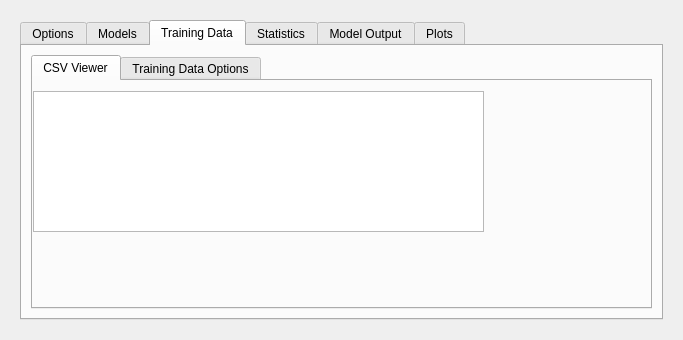
<?xml version="1.0" encoding="UTF-8"?>
<ui version="4.0">
 <class>MainApp</class>
 <widget class="QDialog" name="MainApp">
  <property name="geometry">
   <rect>
    <x>0</x>
    <y>0</y>
    <width>683</width>
    <height>340</height>
   </rect>
  </property>
  <property name="windowTitle">
   <string>NSURS-ML-GUI</string>
  </property>
  <layout class="QVBoxLayout" name="verticalLayout">
   <item>
    <widget class="QStackedWidget" name="stackedWidget">
     <property name="enabled">
      <bool>true</bool>
     </property>
     <property name="mouseTracking">
      <bool>false</bool>
     </property>
     <property name="autoFillBackground">
      <bool>false</bool>
     </property>
     <property name="inputMethodHints">
      <set>Qt::ImhNone</set>
     </property>
     <property name="frameShape">
      <enum>QFrame::NoFrame</enum>
     </property>
     <property name="lineWidth">
      <number>0</number>
     </property>
     <property name="currentIndex">
      <number>1</number>
     </property>
     <widget class="QWidget" name="IntroPage">
      <layout class="QVBoxLayout" name="verticalLayout_2">
       <item>
        <widget class="QLabel" name="WelcomeLabel">
         <property name="palette">
          <palette>
           <active>
            <colorrole role="WindowText">
             <brush brushstyle="SolidPattern">
              <color alpha="255">
               <red>0</red>
               <green>0</green>
               <blue>0</blue>
              </color>
             </brush>
            </colorrole>
            <colorrole role="Button">
             <brush brushstyle="SolidPattern">
              <color alpha="255">
               <red>255</red>
               <green>255</green>
               <blue>255</blue>
              </color>
             </brush>
            </colorrole>
            <colorrole role="Light">
             <brush brushstyle="SolidPattern">
              <color alpha="255">
               <red>255</red>
               <green>255</green>
               <blue>255</blue>
              </color>
             </brush>
            </colorrole>
            <colorrole role="Midlight">
             <brush brushstyle="SolidPattern">
              <color alpha="255">
               <red>255</red>
               <green>255</green>
               <blue>255</blue>
              </color>
             </brush>
            </colorrole>
            <colorrole role="Dark">
             <brush brushstyle="SolidPattern">
              <color alpha="255">
               <red>127</red>
               <green>127</green>
               <blue>127</blue>
              </color>
             </brush>
            </colorrole>
            <colorrole role="Mid">
             <brush brushstyle="SolidPattern">
              <color alpha="255">
               <red>170</red>
               <green>170</green>
               <blue>170</blue>
              </color>
             </brush>
            </colorrole>
            <colorrole role="Text">
             <brush brushstyle="SolidPattern">
              <color alpha="255">
               <red>0</red>
               <green>0</green>
               <blue>0</blue>
              </color>
             </brush>
            </colorrole>
            <colorrole role="BrightText">
             <brush brushstyle="SolidPattern">
              <color alpha="255">
               <red>255</red>
               <green>255</green>
               <blue>255</blue>
              </color>
             </brush>
            </colorrole>
            <colorrole role="ButtonText">
             <brush brushstyle="SolidPattern">
              <color alpha="255">
               <red>0</red>
               <green>0</green>
               <blue>0</blue>
              </color>
             </brush>
            </colorrole>
            <colorrole role="Base">
             <brush brushstyle="SolidPattern">
              <color alpha="255">
               <red>255</red>
               <green>255</green>
               <blue>255</blue>
              </color>
             </brush>
            </colorrole>
            <colorrole role="Window">
             <brush brushstyle="SolidPattern">
              <color alpha="255">
               <red>255</red>
               <green>255</green>
               <blue>255</blue>
              </color>
             </brush>
            </colorrole>
            <colorrole role="Shadow">
             <brush brushstyle="SolidPattern">
              <color alpha="255">
               <red>0</red>
               <green>0</green>
               <blue>0</blue>
              </color>
             </brush>
            </colorrole>
            <colorrole role="AlternateBase">
             <brush brushstyle="SolidPattern">
              <color alpha="255">
               <red>255</red>
               <green>255</green>
               <blue>255</blue>
              </color>
             </brush>
            </colorrole>
            <colorrole role="ToolTipBase">
             <brush brushstyle="SolidPattern">
              <color alpha="255">
               <red>255</red>
               <green>255</green>
               <blue>220</blue>
              </color>
             </brush>
            </colorrole>
            <colorrole role="ToolTipText">
             <brush brushstyle="SolidPattern">
              <color alpha="255">
               <red>0</red>
               <green>0</green>
               <blue>0</blue>
              </color>
             </brush>
            </colorrole>
            <colorrole role="PlaceholderText">
             <brush brushstyle="SolidPattern">
              <color alpha="128">
               <red>0</red>
               <green>0</green>
               <blue>0</blue>
              </color>
             </brush>
            </colorrole>
           </active>
           <inactive>
            <colorrole role="WindowText">
             <brush brushstyle="SolidPattern">
              <color alpha="255">
               <red>0</red>
               <green>0</green>
               <blue>0</blue>
              </color>
             </brush>
            </colorrole>
            <colorrole role="Button">
             <brush brushstyle="SolidPattern">
              <color alpha="255">
               <red>255</red>
               <green>255</green>
               <blue>255</blue>
              </color>
             </brush>
            </colorrole>
            <colorrole role="Light">
             <brush brushstyle="SolidPattern">
              <color alpha="255">
               <red>255</red>
               <green>255</green>
               <blue>255</blue>
              </color>
             </brush>
            </colorrole>
            <colorrole role="Midlight">
             <brush brushstyle="SolidPattern">
              <color alpha="255">
               <red>255</red>
               <green>255</green>
               <blue>255</blue>
              </color>
             </brush>
            </colorrole>
            <colorrole role="Dark">
             <brush brushstyle="SolidPattern">
              <color alpha="255">
               <red>127</red>
               <green>127</green>
               <blue>127</blue>
              </color>
             </brush>
            </colorrole>
            <colorrole role="Mid">
             <brush brushstyle="SolidPattern">
              <color alpha="255">
               <red>170</red>
               <green>170</green>
               <blue>170</blue>
              </color>
             </brush>
            </colorrole>
            <colorrole role="Text">
             <brush brushstyle="SolidPattern">
              <color alpha="255">
               <red>0</red>
               <green>0</green>
               <blue>0</blue>
              </color>
             </brush>
            </colorrole>
            <colorrole role="BrightText">
             <brush brushstyle="SolidPattern">
              <color alpha="255">
               <red>255</red>
               <green>255</green>
               <blue>255</blue>
              </color>
             </brush>
            </colorrole>
            <colorrole role="ButtonText">
             <brush brushstyle="SolidPattern">
              <color alpha="255">
               <red>0</red>
               <green>0</green>
               <blue>0</blue>
              </color>
             </brush>
            </colorrole>
            <colorrole role="Base">
             <brush brushstyle="SolidPattern">
              <color alpha="255">
               <red>255</red>
               <green>255</green>
               <blue>255</blue>
              </color>
             </brush>
            </colorrole>
            <colorrole role="Window">
             <brush brushstyle="SolidPattern">
              <color alpha="255">
               <red>255</red>
               <green>255</green>
               <blue>255</blue>
              </color>
             </brush>
            </colorrole>
            <colorrole role="Shadow">
             <brush brushstyle="SolidPattern">
              <color alpha="255">
               <red>0</red>
               <green>0</green>
               <blue>0</blue>
              </color>
             </brush>
            </colorrole>
            <colorrole role="AlternateBase">
             <brush brushstyle="SolidPattern">
              <color alpha="255">
               <red>255</red>
               <green>255</green>
               <blue>255</blue>
              </color>
             </brush>
            </colorrole>
            <colorrole role="ToolTipBase">
             <brush brushstyle="SolidPattern">
              <color alpha="255">
               <red>255</red>
               <green>255</green>
               <blue>220</blue>
              </color>
             </brush>
            </colorrole>
            <colorrole role="ToolTipText">
             <brush brushstyle="SolidPattern">
              <color alpha="255">
               <red>0</red>
               <green>0</green>
               <blue>0</blue>
              </color>
             </brush>
            </colorrole>
            <colorrole role="PlaceholderText">
             <brush brushstyle="SolidPattern">
              <color alpha="128">
               <red>0</red>
               <green>0</green>
               <blue>0</blue>
              </color>
             </brush>
            </colorrole>
           </inactive>
           <disabled>
            <colorrole role="WindowText">
             <brush brushstyle="SolidPattern">
              <color alpha="255">
               <red>127</red>
               <green>127</green>
               <blue>127</blue>
              </color>
             </brush>
            </colorrole>
            <colorrole role="Button">
             <brush brushstyle="SolidPattern">
              <color alpha="255">
               <red>255</red>
               <green>255</green>
               <blue>255</blue>
              </color>
             </brush>
            </colorrole>
            <colorrole role="Light">
             <brush brushstyle="SolidPattern">
              <color alpha="255">
               <red>255</red>
               <green>255</green>
               <blue>255</blue>
              </color>
             </brush>
            </colorrole>
            <colorrole role="Midlight">
             <brush brushstyle="SolidPattern">
              <color alpha="255">
               <red>255</red>
               <green>255</green>
               <blue>255</blue>
              </color>
             </brush>
            </colorrole>
            <colorrole role="Dark">
             <brush brushstyle="SolidPattern">
              <color alpha="255">
               <red>127</red>
               <green>127</green>
               <blue>127</blue>
              </color>
             </brush>
            </colorrole>
            <colorrole role="Mid">
             <brush brushstyle="SolidPattern">
              <color alpha="255">
               <red>170</red>
               <green>170</green>
               <blue>170</blue>
              </color>
             </brush>
            </colorrole>
            <colorrole role="Text">
             <brush brushstyle="SolidPattern">
              <color alpha="255">
               <red>127</red>
               <green>127</green>
               <blue>127</blue>
              </color>
             </brush>
            </colorrole>
            <colorrole role="BrightText">
             <brush brushstyle="SolidPattern">
              <color alpha="255">
               <red>255</red>
               <green>255</green>
               <blue>255</blue>
              </color>
             </brush>
            </colorrole>
            <colorrole role="ButtonText">
             <brush brushstyle="SolidPattern">
              <color alpha="255">
               <red>127</red>
               <green>127</green>
               <blue>127</blue>
              </color>
             </brush>
            </colorrole>
            <colorrole role="Base">
             <brush brushstyle="SolidPattern">
              <color alpha="255">
               <red>255</red>
               <green>255</green>
               <blue>255</blue>
              </color>
             </brush>
            </colorrole>
            <colorrole role="Window">
             <brush brushstyle="SolidPattern">
              <color alpha="255">
               <red>255</red>
               <green>255</green>
               <blue>255</blue>
              </color>
             </brush>
            </colorrole>
            <colorrole role="Shadow">
             <brush brushstyle="SolidPattern">
              <color alpha="255">
               <red>0</red>
               <green>0</green>
               <blue>0</blue>
              </color>
             </brush>
            </colorrole>
            <colorrole role="AlternateBase">
             <brush brushstyle="SolidPattern">
              <color alpha="255">
               <red>255</red>
               <green>255</green>
               <blue>255</blue>
              </color>
             </brush>
            </colorrole>
            <colorrole role="ToolTipBase">
             <brush brushstyle="SolidPattern">
              <color alpha="255">
               <red>255</red>
               <green>255</green>
               <blue>220</blue>
              </color>
             </brush>
            </colorrole>
            <colorrole role="ToolTipText">
             <brush brushstyle="SolidPattern">
              <color alpha="255">
               <red>0</red>
               <green>0</green>
               <blue>0</blue>
              </color>
             </brush>
            </colorrole>
            <colorrole role="PlaceholderText">
             <brush brushstyle="SolidPattern">
              <color alpha="128">
               <red>0</red>
               <green>0</green>
               <blue>0</blue>
              </color>
             </brush>
            </colorrole>
           </disabled>
          </palette>
         </property>
         <property name="layoutDirection">
          <enum>Qt::LeftToRight</enum>
         </property>
         <property name="autoFillBackground">
          <bool>true</bool>
         </property>
         <property name="frameShadow">
          <enum>QFrame::Plain</enum>
         </property>
         <property name="text">
          <string>Welcome to the beta GUI for NSURS-ML</string>
         </property>
         <property name="alignment">
          <set>Qt::AlignCenter</set>
         </property>
        </widget>
       </item>
       <item>
        <widget class="QPushButton" name="StartApp">
         <property name="text">
          <string>Start App</string>
         </property>
        </widget>
       </item>
       <item>
        <widget class="QPushButton" name="Credits">
         <property name="maximumSize">
          <size>
           <width>16777215</width>
           <height>23</height>
          </size>
         </property>
         <property name="text">
          <string>Credits</string>
         </property>
        </widget>
       </item>
      </layout>
     </widget>
     <widget class="QWidget" name="AppPage">
      <layout class="QGridLayout" name="gridLayout">
       <item row="0" column="0">
        <widget class="QTabWidget" name="tabWidget">
         <property name="currentIndex">
          <number>2</number>
         </property>
         <widget class="QWidget" name="tab_5">
          <attribute name="title">
           <string>Options</string>
          </attribute>
          <widget class="QWidget" name="verticalLayoutWidget">
           <property name="geometry">
            <rect>
             <x>110</x>
             <y>30</y>
             <width>160</width>
             <height>111</height>
            </rect>
           </property>
           <layout class="QVBoxLayout" name="verticalLayout_3">
            <item>
             <widget class="QCheckBox" name="checkBox">
              <property name="text">
               <string>Regression</string>
              </property>
             </widget>
            </item>
            <item>
             <widget class="QCheckBox" name="checkBox_2">
              <property name="text">
               <string>Classification</string>
              </property>
             </widget>
            </item>
            <item>
             <widget class="QCheckBox" name="checkBox_3">
              <property name="text">
               <string>Predict</string>
              </property>
             </widget>
            </item>
            <item>
             <widget class="QCheckBox" name="checkBox_5">
              <property name="text">
               <string>Predict</string>
              </property>
             </widget>
            </item>
            <item>
             <widget class="QCheckBox" name="checkBox_4">
              <property name="text">
               <string>Predict</string>
              </property>
             </widget>
            </item>
           </layout>
          </widget>
          <widget class="QTabWidget" name="tabWidget_2">
           <property name="geometry">
            <rect>
             <x>0</x>
             <y>-20</y>
             <width>491</width>
             <height>251</height>
            </rect>
           </property>
           <property name="currentIndex">
            <number>0</number>
           </property>
           <widget class="QWidget" name="tab_6">
            <attribute name="title">
             <string>Options</string>
            </attribute>
            <widget class="QWidget" name="verticalLayoutWidget_2">
             <property name="geometry">
              <rect>
               <x>10</x>
               <y>10</y>
               <width>251</width>
               <height>161</height>
              </rect>
             </property>
             <layout class="QVBoxLayout" name="verticalLayout_4">
              <item>
               <widget class="QCheckBox" name="checkBox_6">
                <property name="text">
                 <string>Regression</string>
                </property>
               </widget>
              </item>
              <item>
               <widget class="QCheckBox" name="checkBox_7">
                <property name="text">
                 <string>Classification</string>
                </property>
               </widget>
              </item>
              <item>
               <widget class="QCheckBox" name="checkBox_8">
                <property name="text">
                 <string>Predict</string>
                </property>
               </widget>
              </item>
              <item>
               <widget class="QCheckBox" name="checkBox_9">
                <property name="text">
                 <string>Plot</string>
                </property>
               </widget>
              </item>
              <item>
               <widget class="QCheckBox" name="checkBox_10">
                <property name="text">
                 <string>Save Outputs/Plots/Stats</string>
                </property>
               </widget>
              </item>
              <item>
               <widget class="QPushButton" name="pushButton">
                <property name="text">
                 <string>Execute</string>
                </property>
               </widget>
              </item>
             </layout>
            </widget>
           </widget>
           <widget class="QWidget" name="TrainData_2">
            <attribute name="title">
             <string>Models</string>
            </attribute>
            <widget class="QTabWidget" name="ModelsTab_2">
             <property name="geometry">
              <rect>
               <x>10</x>
               <y>10</y>
               <width>471</width>
               <height>211</height>
              </rect>
             </property>
             <widget class="QWidget" name="tab_7">
              <attribute name="title">
               <string>Tab 1</string>
              </attribute>
             </widget>
             <widget class="QWidget" name="tab_8">
              <attribute name="title">
               <string>Tab 2</string>
              </attribute>
             </widget>
            </widget>
           </widget>
           <widget class="QWidget" name="tab_9">
            <attribute name="title">
             <string>Training Data</string>
            </attribute>
            <widget class="QTableWidget" name="TrainDataTable_2">
             <property name="geometry">
              <rect>
               <x>30</x>
               <y>10</y>
               <width>421</width>
               <height>192</height>
              </rect>
             </property>
            </widget>
           </widget>
           <widget class="QWidget" name="tab_10">
            <attribute name="title">
             <string>Model Output</string>
            </attribute>
            <widget class="QTableWidget" name="ModelsOutTable_2">
             <property name="geometry">
              <rect>
               <x>20</x>
               <y>20</y>
               <width>421</width>
               <height>192</height>
              </rect>
             </property>
            </widget>
           </widget>
           <widget class="QWidget" name="Graphics_2">
            <attribute name="title">
             <string>Plots</string>
            </attribute>
           </widget>
          </widget>
         </widget>
         <widget class="QWidget" name="TrainData">
          <attribute name="title">
           <string>Models</string>
          </attribute>
          <widget class="QTabWidget" name="ModelsTab">
           <property name="geometry">
            <rect>
             <x>10</x>
             <y>10</y>
             <width>471</width>
             <height>211</height>
            </rect>
           </property>
           <property name="layoutDirection">
            <enum>Qt::LeftToRight</enum>
           </property>
           <property name="autoFillBackground">
            <bool>false</bool>
           </property>
           <property name="currentIndex">
            <number>0</number>
           </property>
           <property name="tabBarAutoHide">
            <bool>false</bool>
           </property>
           <widget class="QWidget" name="tab">
            <attribute name="title">
             <string>SVR</string>
            </attribute>
            <widget class="QCheckBox" name="checkBox_11">
             <property name="geometry">
              <rect>
               <x>10</x>
               <y>0</y>
               <width>70</width>
               <height>17</height>
              </rect>
             </property>
             <property name="text">
              <string>Enabled</string>
             </property>
            </widget>
            <widget class="QTableWidget" name="tableWidget">
             <property name="geometry">
              <rect>
               <x>10</x>
               <y>20</y>
               <width>411</width>
               <height>151</height>
              </rect>
             </property>
             <row>
              <property name="text">
               <string>Setting 1</string>
              </property>
             </row>
             <column>
              <property name="text">
               <string>Value</string>
              </property>
             </column>
            </widget>
           </widget>
           <widget class="QWidget" name="tab_2">
            <attribute name="title">
             <string>OLS</string>
            </attribute>
            <widget class="QCheckBox" name="checkBox_12">
             <property name="geometry">
              <rect>
               <x>10</x>
               <y>10</y>
               <width>70</width>
               <height>17</height>
              </rect>
             </property>
             <property name="text">
              <string>Enabled</string>
             </property>
            </widget>
            <widget class="QTableWidget" name="tableWidget_2">
             <property name="geometry">
              <rect>
               <x>20</x>
               <y>30</y>
               <width>411</width>
               <height>151</height>
              </rect>
             </property>
             <row>
              <property name="text">
               <string>Setting 1</string>
              </property>
             </row>
             <column>
              <property name="text">
               <string>Value</string>
              </property>
             </column>
            </widget>
           </widget>
          </widget>
         </widget>
         <widget class="QWidget" name="tab_3">
          <attribute name="title">
           <string>Training Data</string>
          </attribute>
          <layout class="QGridLayout" name="gridLayout_2">
           <item row="1" column="0">
            <widget class="QTabWidget" name="tabWidget_3">
             <property name="currentIndex">
              <number>0</number>
             </property>
             <widget class="QWidget" name="tab_11">
              <attribute name="title">
               <string>CSV Viewer</string>
              </attribute>
              <widget class="QTableWidget" name="TrainDataTable">
               <property name="geometry">
                <rect>
                 <x>0</x>
                 <y>10</y>
                 <width>451</width>
                 <height>141</height>
                </rect>
               </property>
              </widget>
             </widget>
             <widget class="QWidget" name="tab_12">
              <attribute name="title">
               <string>Training Data Options</string>
              </attribute>
              <widget class="QDial" name="TrainTestKnob">
               <property name="geometry">
                <rect>
                 <x>20</x>
                 <y>30</y>
                 <width>50</width>
                 <height>64</height>
                </rect>
               </property>
               <property name="minimum">
                <number>1</number>
               </property>
               <property name="notchesVisible">
                <bool>false</bool>
               </property>
              </widget>
              <widget class="QLabel" name="label">
               <property name="geometry">
                <rect>
                 <x>10</x>
                 <y>0</y>
                 <width>81</width>
                 <height>31</height>
                </rect>
               </property>
               <property name="text">
                <string>Training/Testing Split Ratio</string>
               </property>
               <property name="alignment">
                <set>Qt::AlignCenter</set>
               </property>
               <property name="wordWrap">
                <bool>true</bool>
               </property>
              </widget>
              <widget class="QLabel" name="TrainTestKnobLabel">
               <property name="geometry">
                <rect>
                 <x>30</x>
                 <y>110</y>
                 <width>47</width>
                 <height>13</height>
                </rect>
               </property>
               <property name="text">
                <string>Value</string>
               </property>
              </widget>
              <widget class="QLabel" name="label_2">
               <property name="geometry">
                <rect>
                 <x>10</x>
                 <y>90</y>
                 <width>101</width>
                 <height>16</height>
                </rect>
               </property>
               <property name="text">
                <string>Training Size Percent</string>
               </property>
              </widget>
              <widget class="QCheckBox" name="checkBox_13">
               <property name="geometry">
                <rect>
                 <x>120</x>
                 <y>10</y>
                 <width>151</width>
                 <height>17</height>
                </rect>
               </property>
               <property name="text">
                <string>Iterate Training Split</string>
               </property>
              </widget>
             </widget>
            </widget>
           </item>
          </layout>
         </widget>
         <widget class="QWidget" name="tab_13">
          <attribute name="title">
           <string>Statistics</string>
          </attribute>
         </widget>
         <widget class="QWidget" name="tab_4">
          <attribute name="title">
           <string>Model Output</string>
          </attribute>
          <widget class="QTableWidget" name="ModelsOutTable">
           <property name="geometry">
            <rect>
             <x>20</x>
             <y>20</y>
             <width>421</width>
             <height>192</height>
            </rect>
           </property>
          </widget>
         </widget>
         <widget class="QWidget" name="Graphics">
          <attribute name="title">
           <string>Plots</string>
          </attribute>
         </widget>
        </widget>
       </item>
      </layout>
     </widget>
    </widget>
   </item>
  </layout>
 </widget>
 <resources/>
 <connections>
  <connection>
   <sender>TrainTestKnob</sender>
   <signal>valueChanged(int)</signal>
   <receiver>TrainTestKnobLabel</receiver>
   <slot>setNum(int)</slot>
   <hints>
    <hint type="sourcelabel">
     <x>85</x>
     <y>142</y>
    </hint>
    <hint type="destinationlabel">
     <x>84</x>
     <y>197</y>
    </hint>
   </hints>
  </connection>
 </connections>
</ui>
